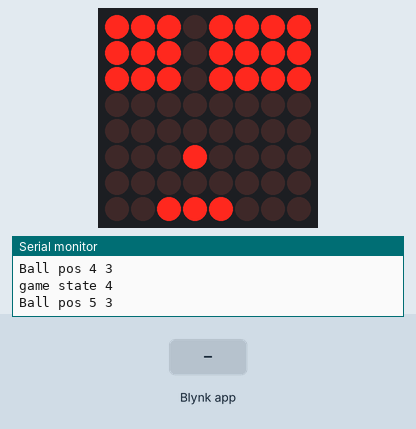
Bench run of a sketch on a simulated ESP8266 (Wemos D1 mini). Parts: 8×8 LED matrix, the last lines printed to the serial monitor. Inputs (shaded band) come from the test bench. WiFi joins after 1.5 s; servers stay silent unless stated.

Above: at 3.06 s.
3.1 s: Blynk app writes 1 to V2
At 3.26 s:
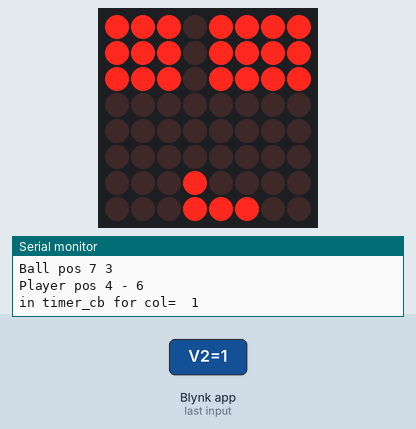
4.9 s: Blynk app writes 200 to V2
At 5.08 s:
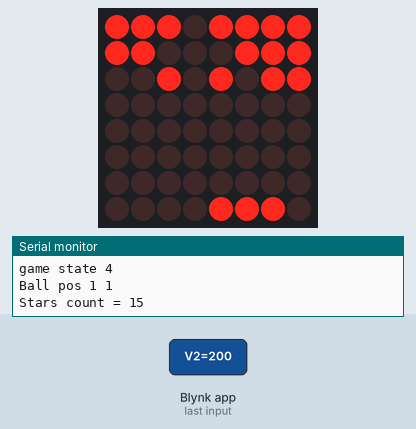
6.7 s: Blynk app writes 0 to V2
At 7.15 s:
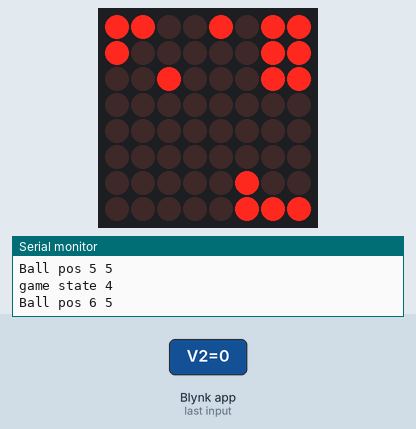
8.5 s: Blynk app writes 200 to V2
At 9.78 s:
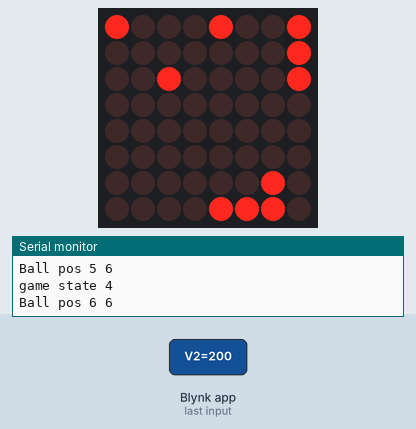
10.4 s: Blynk app writes 1 to V2
At 10.64 s:
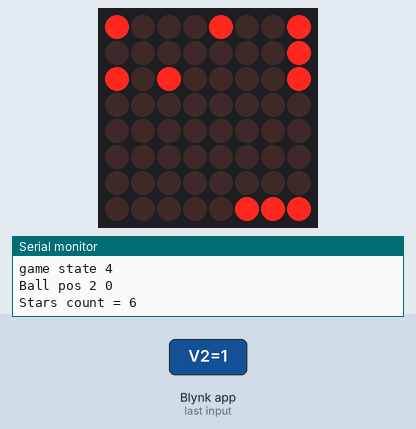
12.2 s: Blynk app writes 200 to V2
At 15.03 s:
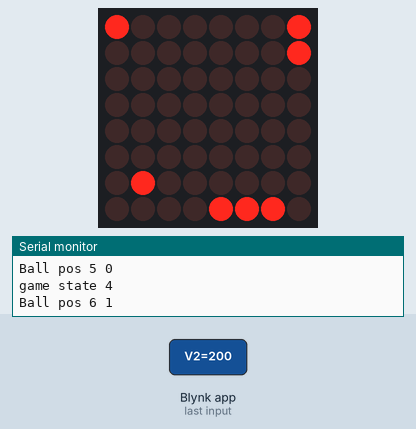

Measured:
- after the input at 3.1 s, the display: first differs from a run without the input after 0.12 s (image 1)
- after the input at 4.9 s, the display: first differs from a run without the input after 0.14 s (image 2)
- after the input at 6.7 s, the display: first differs from a run without the input after 0.15 s (image 3 shows a later state)
- after the input at 8.5 s, the display: first differs from a run without the input after 0.17 s (image 4 shows a later state)
- after the input at 10.4 s, the display: first differs from a run without the input after 0.19 s (image 5)
- after the input at 12.2 s, the display: first differs from a run without the input after 0.11 s (image 6 shows a later state)

The sketch:

Game.ino
```cpp
#include "Breakout.h"

enum GameState state = GAME_STOP;
Breakout game;

void setup() {
	Serial.begin(115200);
	Serial.println("Starting Breakout");
	game.setup();
	Serial.println("Play");
}

/*
 * TODO: To restart the game as of now reset of arduino board
 * is used to play it again.
 * 1. Fix this by giving some option to user.
 * 2. No Game score added.
 * 3. Add more game levels by increasing speed.
 * 4. Let stars also provide a deflection to ball instead of we passing it
 *    through.
 * 5. Add more game options to select??
 */
void loop() {
	Serial.print("game state ");
	Serial.println(state);
	switch (state) {
	case GAME_OVER:
		game.game_over();
		break;
	case GAME_STOP:
		state = game.run();
		break;
	case GAME_PLAY:
		state = game.run();
		break;
	case GAME_WON:
		game.game_won();
		break;
	default:
		Serial.println("default state ??");
		break;
	}
	delay(100);
}
```

BallBounce.h
```cpp
#ifndef __AR_BALL_H__
#define __AR_BALL_H__

class Ball {
public:
	int pos_row;
	int pos_col;
	int dir_row;
	int dir_col;
	int speed;
	LedControl *lc;

	Ball() {
		pos_row = 5;
		pos_col = 3;
		dir_row = 0;
		dir_col = 1;
		speed = 200;
	}

	void setup(LedControl *ptr) {
		lc = ptr;
	}

	void display(bool var = false) {
		if (!var)
			lc->setLed(0, pos_row, pos_col, 0);
		else
			lc->setLed(0, pos_row, pos_col, 1);
	}

	void fill(byte *board, int size) {
		board[pos_row] |= 1 << (7 - pos_col);
	}

	void run() {
		pos_row += dir_col;
		pos_col += dir_row;

		Serial.print("Ball pos ");
		Serial.print(pos_row);
		Serial.print(" ");
		Serial.println(pos_col);
	}
};
#endif
```

Breakout.cpp
```cpp
#include "Breakout.h"
#include "Smileys.h"

void Breakout::setup() {
	ball = new Ball();
	stars = new Stars();
	player = player_init();

	lc.shutdown(0, false);
	lc.setIntensity(0, 2);
	lc.clearDisplay(0);

	player->setup(&lc);
	ball->setup(&lc);
	stars->setup(&lc);
	draw();
}

void Breakout::check_collision_with_player()
{
	// if middle is hit
	if (ball->pos_col == player->pos_col + 1) {
		ball->dir_row = 0;
	} else if (ball->dir_row == 0) {
		// if either side of the player is hit
		if (ball->pos_col < player->pos_col + 1)
			ball->dir_row = -1;
		else
			ball->dir_row = 1;
	}

	// change direction of ball to up.
	ball->dir_col = -1;
}

void Breakout::check_collision_with_stars() {
	if (ball->pos_row < 3)
		stars->update(ball->pos_row, ball->pos_col);
}

void Breakout::check_collision_with_walls() {

	// check if we hit roof
	if (ball->pos_row == 0 && ball->dir_col == -1)
		ball->dir_col = 1;

	// check if we hit side walls
	if (ball->pos_col == 0 && ball->dir_row == -1)
		ball->dir_row = 1;
	if (ball->pos_col == 7 && ball->dir_row == 1)
		ball->dir_row = -1;
}

enum GameState Breakout::check_collision() {

	if (ball->pos_row == 7 && ball->dir_col == 1 &&
	    (ball->pos_col >= player->pos_col - 1) && (ball->pos_col <= player->pos_col + 3)) {
		// move the ball up if it's stuck inside the player
		// Without this particular line of code, game will never get
		// end.
		ball->pos_row = 6;
		check_collision_with_player();
	}

	// comment this to avoid game_over
	if (ball->pos_row == 7 && ball->dir_col == 1)
		return GAME_OVER;

	// uncomment this to avoid game over
//	if (ball->pos_row == 7 && ball->dir_col == 1)
//		ball->dir_col = -1;

	check_collision_with_stars();
	check_collision_with_walls();
	if (stars->count == 0)
		return GAME_WON;
	return GAME_PLAY;
}

enum GameState Breakout::run() {
	enum GameState ret;
	ball->run();
	ret = (enum GameState)check_collision();
	if (ret == GAME_OVER || ret == GAME_WON) {
		return ret;
	}
	draw();
	player->run();
	return ret;
}

void Breakout::game_over() {
	lc.clearDisplay(0);
	for (int i = 0; i < 8; i++) {
		lc.setRow(0, i, smiley_sad[i]);
	}
}

void Breakout::game_won() {
	lc.clearDisplay(0);
	for (int i = 0; i < 8; i++) {
		lc.setRow(0, i, smiley_happy[i]);
	}
}
```

Breakout.h
```cpp
#ifndef __AR_BREAKOUT_H__
#define __AR_BREAKOUT_H__

#include <LedControl.h>
#include "Player.h"
#include "BallBounce.h"
#include "Stars.h"
#include "Hardware_config.h"
#include "Game.h"

class Breakout {
public:

	const int data = DATA_PIN;
	const int clk = CLK_PIN;
	const int cs = CS_PIN;
	byte board[8] = {0};

	Ball *ball;
	Player *player;
	Stars *stars;
	LedControl lc = LedControl(data, clk, cs, 1);

	Breakout() {
		//
	}

	// to setup all object types (like ball, player, stars)
	// also setup the ledcontrol object for using it in draw method
	void setup();

	// run is the game entry point
	enum GameState run();

	// below two are two draw smiley faces on screen based on won/lose
	void game_over();
	void game_won();

	// To check collision of ball with other objects and return GameSate
	enum GameState check_collision();
	void check_collision_with_player();
	void check_collision_with_stars();
	void check_collision_with_walls();

	// this adds up ball, player and stars location into memory buffer
	// pointed by board[8]
	// TODO: optimize this so that everytime no need of doing reset
	// of this buffer
	void get_all_locations() {
		byte *addr = &board[0];

		/* reset board to null */
		for (byte i = 0; i < 8; i++) {
			addr[i] = B00000000;
		}

		stars->fill(addr, 8);
		player->fill(addr, 8);
		ball->fill(addr, 8);
	}

	// This draws all the objects on the 8x8 LED matrix
	void draw() {
		get_all_locations();
		for (int i = 0; i < 8; i++) {
			lc.setRow(0, i, board[i]);
		}
	}
};
#endif
```

Game.h
```cpp
#ifndef __AR_GAME_H__
#define __AR_GAME_H__

enum GameState {
	GAME_STOP,
	GAME_PAUSE,
	GAME_OVER,
	GAME_WON,
	GAME_PLAY,
};

#endif
```

Player.cpp
```cpp
#include <ESP8266WiFi.h>
#include <BlynkSimpleEsp8266.h>

#include "Player.h"

SimpleTimer timer_longpress;
Player *p;

int tid = -1;
int col;
char auth[] = "YourAuthProvidedByBlynk";
char ssid[] = "WifiName";
char pass[] = "WifiPassword";


Player *player_init() {
	p = new Player();
	Blynk.begin(auth, ssid, pass);
	return p;
}

/*
 * 1 means forward
 * 2 means backward
 * 0 means no move
 */
enum player_dir move_needed(int val, int pos)
{
	/* logic:
	 * in case of joystick the range of value is 0 - 1023
	 * since player could take up position from (left edge) 0 - 5.
	 * That means we need to check for ranges and see if pos already belongs
	 * to correct range. If yes, then no movement is needed
	 */
	int chunk = 1023/6;
	int div = val / chunk;
	pos += 1;
	if (div == (6 - pos))
		return MOVE_NONE;
	else if (div > (6 - pos))
		return MOVE_BACK;
	else
		return MOVE_FRONT;
}

void timer_cb(void *ptr) {
	enum player_dir dir;
	col = *(int*)ptr;
	dir = move_needed(col, p->pos_col);
	if (dir == MOVE_NONE) {
		//p->speed = 0;
//		tid = timer_longpress.setTimeout(10, timer_cb, &col);
		timer_longpress.restartTimer(tid);
		return;
	}
	p->move(dir);
	tid = timer_longpress.setTimeout(10, timer_cb, &col);
	Serial.print("in timer_cb for col=  ");
	Serial.println(col);
}

BLYNK_WRITE(V2) {
	enum player_dir dir;
	col = param[1].asInt();
	dir = move_needed(col, p->pos_col);
	if (col - p->pos_prev > 0)
		p->speed = 1;
	else
		p->speed = -1;
	p->pos_prev = col;
	if (dir == MOVE_NONE)
		return;
	p->move(dir);
	if (tid == -1) {
		Serial.println("setup timer ");
		tid = timer_longpress.setTimeout(10, timer_cb, &col);
	} else {
		timer_longpress.deleteTimer(tid);
		tid = timer_longpress.setTimeout(10, timer_cb, &col);
	}
}

void Player::run() {
	Blynk.run();
	timer_longpress.run();
}
```

Player.h
```cpp
#ifndef __AR_PLAYER_H__
#define __AR_PLAYER_H__
#include <LedControl.h>

enum player_dir {
	MOVE_NONE,
	MOVE_FRONT,
	MOVE_BACK,
};

class Player {
public:
	/*
	 * consider length of player to be 3.
	 * and pos_row is the leftmost end of it.
	 */
	int pos_row = 7;
	int pos_col = 2;
	int pos_prev;
	byte bval;
	int speed = 0;
	LedControl *lc;

	Player() {
		//
	}

	void run();

	void setup(LedControl *ptr) {
		lc = ptr;
		update();
	}

	void update() {
		byte val = 0;
		for (int i = pos_col; i < pos_col + 3; i++) {
			val |= (1 << (7 - i));
		}
		//lc->setRow(0, pos_row, val);
		bval = val;
	}

	/*
	 * range of this x can come from 0 - 1023
	 */
	void move(enum player_dir dir) {
		if (dir == MOVE_FRONT) {
			pos_col++;
			speed = 1;
		} else if (dir == MOVE_BACK) {
			pos_col--;
			speed = -1;
		}
		if (pos_col < 0)
			pos_col = 0;
		else if (pos_col > 5)
			pos_col = 5;
		Serial.print("Player pos ");
		Serial.print(pos_col);
		Serial.print(" - ");
		Serial.println(pos_col + 2);
		update();
	}

	void fill(byte *board, int size) {
		board[pos_row] = bval;
	}
};

Player *player_init();

#endif
```

Smileys.h
```cpp
#ifndef __AR_SMILEY_H__
#define __AR_SMILEY_H__

/*
 * Note below smileys faces works with
 * LedControl arduino library
 */

byte smiley_happy[8] = {
	B00111100,
	B01000010,
	B10100101,
	B10000001,
	B10100101,
	B10011001,
	B01000010,
	B00111100,
};

byte smiley_sad[8] = {
	B00111100,
	B01000010,
	B10100101,
	B10000001,
	B10011001,
	B10100101,
	B01000010,
	B00111100,
};
#endif
```

Stars.h
```cpp
#ifndef __AR_STARS_H__
#define __AR_STARS_H__

class Stars {
public:
	byte locs[3];
	int count;

	Stars() {
		locs[0] = B11111111;
		locs[1] = B11111111;
		locs[2] = B11111111;
		count = 8 * 3;
	}


	void setup(void *ptr) {
		// do nothing;
	}

	void fill(byte *board, int size) {
		for (int i = 0; i < 3; i++) {
			board[i] = locs[i];
		}
	}

	void update(int row, int col) {
		if (locs[row] & (1 << (7 - col)))
			count--;
		locs[row] &= ~(1 << (7 - col));
		Serial.print("Stars count = ");
		Serial.println(count);
	}
};
#endif
```

Hardware_config.h
```cpp
#ifndef __AR_HW_CONFIG_H__
#define __AR_HW_CONFIG_H__

/*
 * This game is tested on Wemos D1 R1 hardware
 * with 8x8 led matrix connected to below pins.
 * This is chosen as below are the SPI pins on
 * Wemos D1 R1 (esp8266) board.
 */

#define DATA_PIN	D11;
#define CLK_PIN		D13;
#define CS_PIN		D10;

#endif
```
